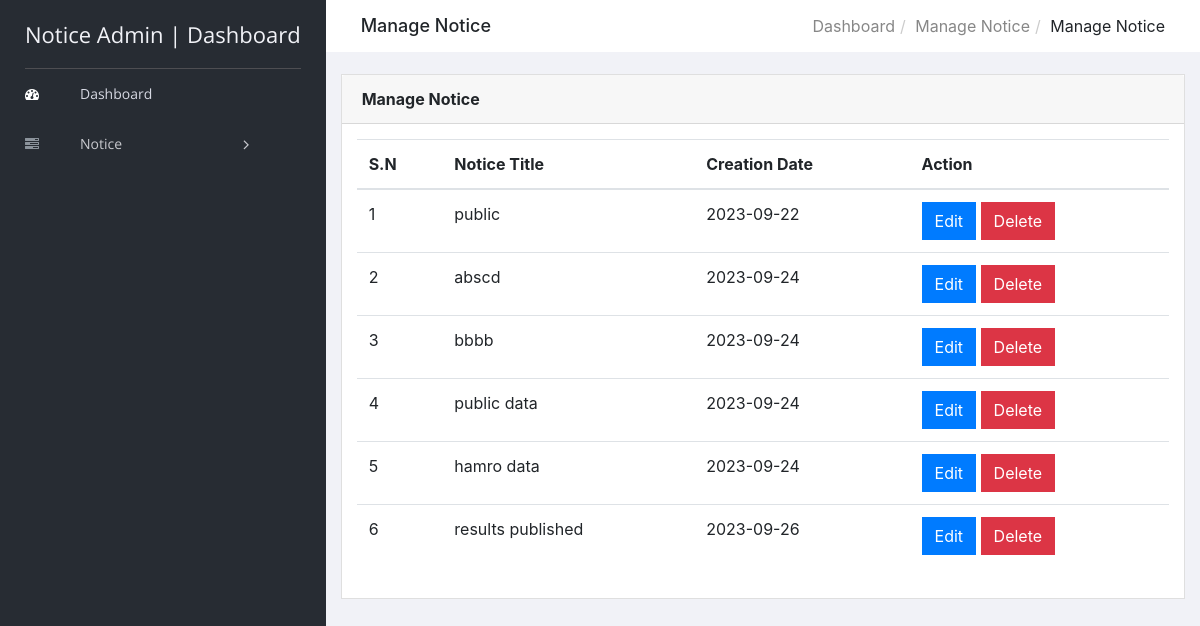
The page /dashboard/Notice-Dashboard/manage-notice.php on the database its author committed.
### tables this page shows
CREATE TABLE `notice` (
  `id` int(11) NOT NULL,
  `published_date` date NOT NULL,
  `title` varchar(100) NOT NULL,
  `file` blob NOT NULL,
  `publisher` varchar(100) NOT NULL
);

### dashboard/Notice-Dashboard/manage-notice.php (the view, shortened to what this page needs)
<?php session_start();
include('includes/dbconnection.php');
  ?>
<!doctype html>
<html class="no-js" lang="en">
<head>
    <link rel="stylesheet" href="../vendors/bootstrap/dist/css/bootstrap.min.css">
    <link rel="stylesheet" href="../vendors/font-awesome/css/font-awesome.min.css">
    <link rel="stylesheet" href="../vendors/themify-icons/css/themify-icons.css">
    <link rel="stylesheet" href="../vendors/flag-icon-css/css/flag-icon.min.css">
    <link rel="stylesheet" href="../vendors/selectFX/css/cs-skin-elastic.css">
    <link rel="stylesheet" href="../assets/css/style.css">
</head>
<body>
    <?php include_once('includes/sidebar.php');?>
    <div id="right-panel" class="right-panel">
        <div class="breadcrumbs">
            <div class="col-sm-4">
                <div class="page-header float-left">
                    <div class="page-title">
                        <h1>Manage Notice</h1>
                    </div>
                </div>
            </div>
            <div class="col-sm-8">
                <div class="page-header float-right">
                    <div class="page-title">
                        <ol class="breadcrumb text-right">
                            <li><a href="N-admin.php">Dashboard</a></li>
                            <li><a href="manage-notice.php">Manage Notice</a></li>
                            <li class="active">Manage Notice</li>
                        </ol>
                    </div>
                </div>
            </div>
        </div>
        <div class="content mt-3">
            <div class="animated fadeIn">
                <div class="row">
                    <div class="col-lg-12">
                        <div class="card">
                            <div class="card-header">
                                <strong class="card-title">Manage Notice</strong>
                            </div>
                            <div class="card-body">
                                <table class="table">
                                    <thead>
                                        <tr>
                                            <th>S.N</th>
                                            <th>Notice Title</th>
                                            <th>Creation Date</th>
                                            <th>Action</th>
                                        </tr>
                                    </thead>
                                    <?php
                                        $sql = "SELECT * FROM notice";
                                        $query = $dbh -> prepare($sql);
                                        $query->execute();
                                        $results=$query->fetchAll(PDO::FETCH_OBJ);
                                        $cnt=1;
                                        if($query->rowCount() > 0)
                                        {
                                        foreach($results as $row)
                                        {
                                    ?>
                                    <tr>
                                      <td><?php echo htmlentities($cnt);?></td>
                                      <td><?php  echo htmlentities($row->title);?></td>
                                      <td><?php  echo htmlentities($row->published_date);?></td>
                                      <td><a href="edit-notice-details.php?editid=<?php echo htmlentities ($row->ID);?>" class="btn btn-primary">Edit</a>
                                          <a href="manage-notice.php?delid=<?php echo htmlentities ($row->ID);?>" class="btn btn-danger" onclick="return confirm('Do you really want to delete?');">Delete</a>
                                      </td>
                                    </tr>
                                   <?php $cnt=$cnt+1;}} ?>
                                </table>
                            </div>
                        </div>
                    </div>
                </div>
            </div>
        </div>
    </div>
</body>
</html>

### rows shown on the page
notice: title "public", published_date "2023-09-22"
notice: title "abscd", published_date "2023-09-24"
notice: title "bbbb", published_date "2023-09-24"
notice: title "public data", published_date "2023-09-24"
notice: title "hamro data", published_date "2023-09-24"
notice: title "results published", published_date "2023-09-26"
